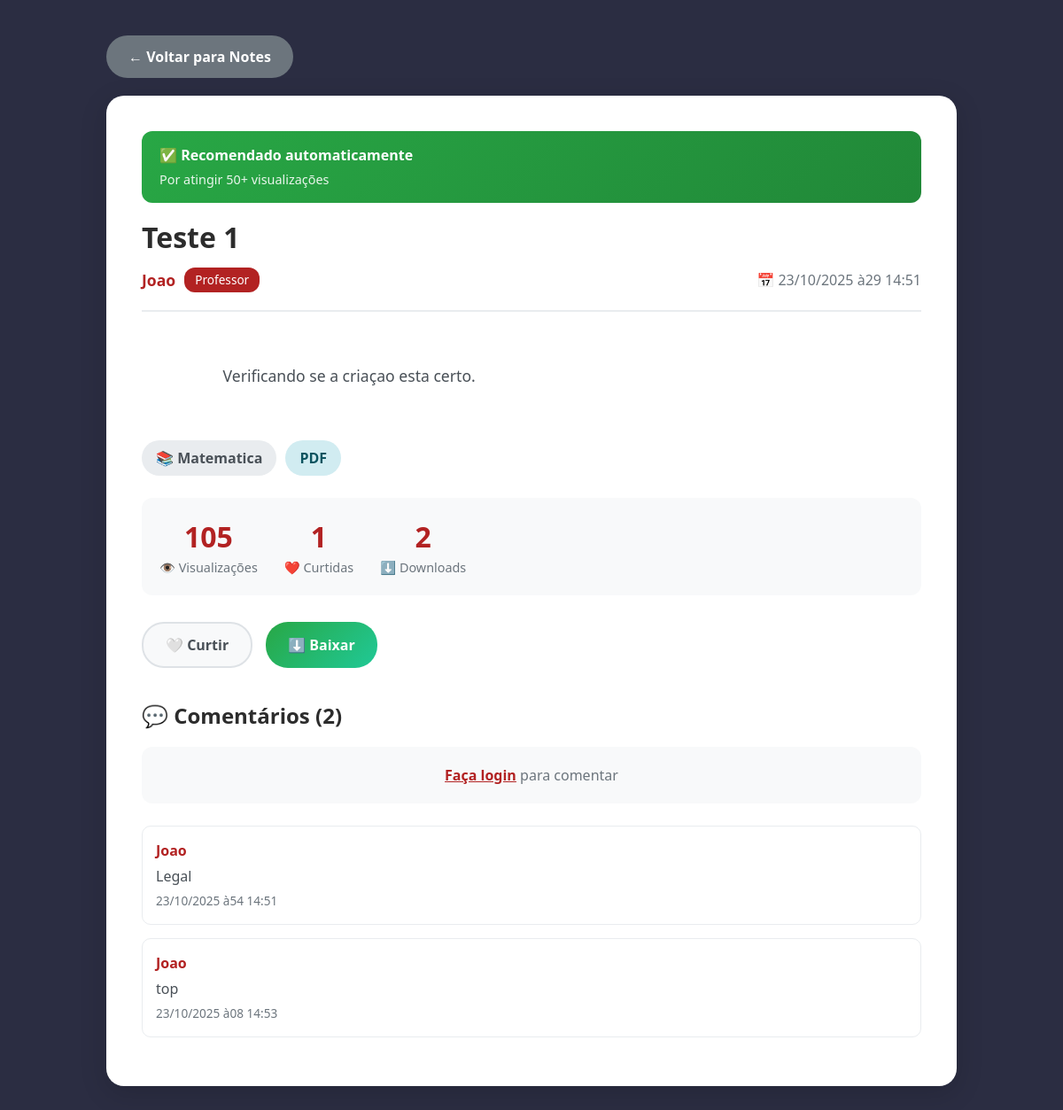
The page /notes/1/ on the database its author committed.
### notes/models.py (models this page shows, shortened)
class Note(models.Model):
    FILE_TYPES = [
        ('DOC', 'Documento Word'),
        ('PDF', 'PDF'),
        ('PPT', 'Apresentação'),
        ('LINK', 'Link Externo'),
    ]
    author = models.ForeignKey(User, on_delete=models.CASCADE, related_name='notes', verbose_name='Autor')
    title = models.CharField(max_length=50, verbose_name='Título')  # Limite reduzido para 50
    description = models.TextField(max_length=400, blank=True, verbose_name='Descrição')  # Limite 400
    file_type = models.CharField(max_length=10, choices=FILE_TYPES, verbose_name='Tipo')
    file = models.FileField(
        upload_to='notes_files/',
        null=True,
        blank=True,
        validators=[validate_file_size, validate_file_extension],
        verbose_name='Arquivo'
    )
    link = models.URLField(null=True, blank=True, verbose_name='Link')
    subject = models.CharField(max_length=60, null=True, blank=True, verbose_name='Matéria')
    is_recommended = models.BooleanField(default=False, verbose_name='Recomendado')
    created_at = models.DateTimeField(default=timezone.now, verbose_name='Criado em')
    views = models.PositiveIntegerField(default=0, db_index=True, verbose_name='Visualizações')
    likes = models.PositiveIntegerField(default=0, db_index=True, verbose_name='Curtidas')
    downloads = models.PositiveIntegerField(default=0, db_index=True, verbose_name='Downloads')
    class Meta:
        ordering = ['-is_recommended', '-likes', '-views', '-downloads', '-created_at']
        verbose_name = 'Note'
        verbose_name_plural = 'Notes'
        indexes = [
            models.Index(fields=['-likes', '-views']),
            models.Index(fields=['subject']),
            models.Index(fields=['-created_at']),
        ]

class Comment(models.Model):
    note = models.ForeignKey(Note, on_delete=models.CASCADE, related_name='comments', verbose_name='Note')
    author = models.ForeignKey(User, on_delete=models.CASCADE, verbose_name='Autor')
    text = models.CharField(max_length=400, verbose_name='Comentário')
    created_at = models.DateTimeField(auto_now_add=True, verbose_name='Criado em')
    class Meta:
        ordering = ['created_at']
        verbose_name = 'Comentário'
        verbose_name_plural = 'Comentários'

### accounts/models.py (models this page shows, shortened)
class User(AbstractUser):
    USER_TYPE_CHOICES = (
        ('admin', 'Administrador'),
        ('professor', 'Professor'),
        ('estudante', 'Estudante'),
    )
    user_type = models.CharField(
        max_length=20,
        choices=USER_TYPE_CHOICES,
        default='estudante',
        verbose_name='Tipo de Usuário'
    )
    matricula = models.CharField(max_length=20, blank=True, null=True, verbose_name='Matrícula')
    telefone = models.CharField(max_length=15, blank=True, null=True, verbose_name='Telefone')
    class Meta:
        verbose_name = 'Usuário'
        verbose_name_plural = 'Usuários'

### notes/views.py (the view, shortened to what this page needs)
# urls.py: path('<int:pk>/', views.note_detail, name='detail'),
def note_detail(request, pk):
    note = get_object_or_404(Note.objects.select_related('author'), pk=pk)
    if request.user.is_authenticated:
        view_created = NoteView.objects.get_or_create(note=note, user=request.user)
        if view_created[1]:  # [1] é o boolean 'created'
            Note.objects.filter(pk=pk).update(views=F('views') + 1)
            note.refresh_from_db(fields=['views'])
    user_liked = False
    if request.user.is_authenticated:
        user_liked = NoteLike.objects.filter(note=note, user=request.user).exists()
    recommendations = NoteRecommendation.objects.filter(note=note).select_related('teacher')
    primary_recommendation = None
    other_recommendations_count = 0
    auto_recommend_reason = None
    if note.is_recommended and not recommendations.exists():
        if note.downloads >= 20:
            auto_recommend_reason = "downloads"
        elif note.likes >= 40:
            auto_recommend_reason = "likes"
        elif note.views >= 50:
            auto_recommend_reason = "views"
    is_author_teacher = note.author.user_type == 'professor' or note.author.is_staff
    can_recommend = request.user.is_authenticated and (request.user.user_type == 'professor' or request.user.is_staff)
    user_has_recommended = False
    if can_recommend:
        user_has_recommended = NoteRecommendation.objects.filter(note=note, teacher=request.user).exists()
    comments = note.comments.select_related('author').all()
    context = {
        'note': note,
        'comments': comments,
        'user_liked': user_liked,
        'is_author_teacher': is_author_teacher,
        'can_recommend': can_recommend,
        'user_has_recommended': user_has_recommended,
        'primary_recommendation': primary_recommendation,
        'other_recommendations_count': other_recommendations_count,
        'all_recommendations': recommendations,
        'auto_recommend_reason': auto_recommend_reason,
    }
    return render(request, 'notes/note_detail.html', context)

### notes/templates/notes/note_detail.html (shortened to what this page needs)
<!DOCTYPE html>
<html lang="pt-br">
<head>
    {% load static %}
    <link href="https://cdn.jsdelivr.net/npm/bootstrap@5.3.0/dist/css/bootstrap.min.css" rel="stylesheet">
</head>
<body>
    <div class="container">
        <a href="{% url 'notes:list' %}" class="btn-back">← Voltar para Notes</a>
        <div class="note-detail-card">
            {% if note.is_recommended %}
                {% if primary_recommendation %}
                    <div class="recommendation-banner">
                        <div>
                            <div class="recommendation-text">
                                ⭐ Recomendado por {{ primary_recommendation.teacher.username }}
                            </div>
                            {% if other_recommendations_count > 0 %}
                                <div class="recommendation-details">
                                    +{{ other_recommendations_count }} outro(s) professor(es)
                                </div>
                            {% endif %}
                        </div>
                        {% if other_recommendations_count > 0 %}
                            <button class="btn-view-all-recs" data-bs-toggle="modal" data-bs-target="#recommendationsModal">
                                Ver Todos
                            </button>
                        {% endif %}
                    </div>
                {% elif auto_recommend_reason %}
                    <div class="recommendation-banner auto">
                        <div>
                            <div class="recommendation-text">
                                ✅ Recomendado automaticamente
                            </div>
                            <div class="recommendation-details">
                                {% if auto_recommend_reason == 'downloads' %}
                                    Por atingir 20+ downloads
                                {% elif auto_recommend_reason == 'likes' %}
                                    Por atingir 40+ curtidas
                                {% elif auto_recommend_reason == 'views' %}
                                    Por atingir 50+ visualizações
                                {% endif %}
                            </div>
                        </div>
                    </div>
                {% endif %}
            {% endif %}
            <div class="note-header">
                <h1 class="note-title">{{ note.title }}</h1>
                <div class="note-meta">
                    <div class="author-info">
                        <span class="author-name">{{ note.author.username }}</span>
                        {% if is_author_teacher %}
                            <span class="badge-professor">Professor</span>
                        {% endif %}
                    </div>
                    <div style="color: #6c757d;">
                        📅 {{ note.created_at|date:"d/m/Y às H:i" }}
                    </div>
                </div>
            </div>
            {% if note.description %}
                <div class="note-description">
                    {{ note.description }}
                </div>
            {% endif %}
            <div class="note-badges">
                {% if note.subject %}
                    <span class="badge-subject">📚 {{ note.subject }}</span>
                {% endif %}
                <span class="badge-type">{{ note.get_file_type_display }}</span>
            </div>
            <div class="metrics">
                <div class="metric-item">
                    <div class="metric-number">{{ note.views }}</div>
                    <div class="metric-label">👁️ Visualizações</div>
                </div>
                <div class="metric-item">
                    <div class="metric-number" id="likesCount">{{ note.likes }}</div>
                    <div class="metric-label">❤️ Curtidas</div>
                </div>
                <div class="metric-item">
                    <div class="metric-number">{{ note.downloads }}</div>
                    <div class="metric-label">⬇️ Downloads</div>
                </div>
            </div>
            <div class="action-buttons">
                {% if user.is_authenticated %}
                    <button class="btn-action btn-like {% if user_liked %}liked{% endif %}" id="likeBtn" onclick="toggleLike()">
                        <span id="likeIcon">{% if user_liked %}❤️{% else %}🤍{% endif %}</span>
                        <span id="likeText">{% if user_liked %}Descurtir{% else %}Curtir{% endif %}</span>
                    </button>
                    {% if note.file %}
                        <a href="{% url 'notes:download' note.pk %}" class="btn-action btn-download">
                            ⬇️ Baixar Arquivo
                        </a>
                    {% elif note.link %}
                        <a href="{{ note.link }}" target="_blank" class="btn-action btn-download">
                            🔗 Acessar Link
                        </a>
                    {% endif %}
                    {% if can_recommend %}
                        <button class="btn-action btn-recommend {% if user_has_recommended %}active{% endif %}"
                                id="recommendBtn" onclick="toggleRecommend()">
                            <span id="recommendIcon">{% if user_has_recommended %}✅{% else %}⭐{% endif %}</span>
                            <span id="recommendText">{% if user_has_recommended %}Remover Recomendação{% else %}Recomendar{% endif %}</span>
                        </button>
                    {% endif %}
                {% else %}
                    <button class="btn-action btn-like" data-bs-toggle="modal" data-bs-target="#loginRequiredModal">
                        🤍 Curtir
                    </button>
                    <button class="btn-action btn-download" data-bs-toggle="modal" data-bs-target="#loginRequiredModal">
                        ⬇️ Baixar
                    </button>
                {% endif %}
            </div>
            <div class="comments-section">
                <h2 class="comments-header">💬 Comentários ({{ comments.count }})</h2>
                {% if user.is_authenticated %}
                    <form method="POST" class="comment-form" id="commentForm">
                        {% csrf_token %}
                        <textarea name="text" class="comment-input" rows="3"
                                  placeholder="Escreva seu comentário (máx 400 caracteres)..."
                                  maxlength="400" id="commentInput" required></textarea>
                        <div style="text-align: right; margin-top: 5px;">
                            <small style="color: #6c757d;" id="commentCount">0/400</small>
                        </div>
                        <button type="submit" class="btn-comment">Comentar</button>
                    </form>
                {% else %}
                    <div class="comment-form">
                        <p style="text-align: center; color: #6c757d; margin: 0;">
                            <a href="{% url 'accounts:login' %}" style="color: var(--primary); font-weight: 600;">Faça login</a>
                            para comentar
                        </p>
                    </div>
                {% endif %}
                <div id="commentsList">
                    {% for comment in comments %}
                        <div class="comment-item">
                            <div class="comment-author">{{ comment.author.username }}</div>
                            <div class="comment-text">{{ comment.text }}</div>
                            <div class="comment-date">{{ comment.created_at|date:"d/m/Y às H:i" }}</div>
                        </div>
                    {% empty %}
                        <p style="text-align: center; color: #6c757d; padding: 40px;">
                            Seja o primeiro a comentar! 💬
                        </p>
                    {% endfor %}
                </div>
            </div>
        </div>
    </div>
</body>
</html>

### notes/templates/notes/note_detail.html (style rules this page uses)
:root { --primary: rgb(178, 34, 34); --primary-dark: rgb(222, 30, 53); --background: rgb(43, 45, 66); }
body { font-family: 'Segoe UI', Tahoma, Geneva, Verdana, sans-serif; background: var(--background); min-height: 100vh; color: #2c2c2c; }
.container { max-width: 1000px; margin: 20px auto; padding: 20px; }
.note-detail-card { background: white; border-radius: 20px; padding: 40px; box-shadow: 0 8px 30px rgba(0,0,0,0.15); margin-bottom: 30px; }
.note-header { border-bottom: 2px solid #e9ecef; padding-bottom: 20px; margin-bottom: 25px; }
.note-title { font-size: 2rem; font-weight: 700; color: #2c2c2c; margin-bottom: 15px; }
.note-meta { display: flex; justify-content: space-between; align-items: center; flex-wrap: wrap; gap: 15px; }
.author-info { display: flex; align-items: center; gap: 10px; }
.author-name { font-weight: 600; color: var(--primary); font-size: 1.1rem; }
.badge-professor { background: var(--primary); color: white; padding: 4px 12px; border-radius: 12px; font-size: 0.85rem; }
.recommendation-banner { background: linear-gradient(135deg, #17a2b8 0%, #138496 100%); color: white; padding: 15px 20px; border-radius: 12px; margin-bottom: 20px; display: flex; justify-content: space-between; align-items: center; }
.recommendation-banner.auto { background: linear-gradient(135deg, #28a745 0%, #218838 100%); }
.recommendation-text { font-weight: 600; font-size: 1rem; }
.recommendation-details { font-size: 0.9rem; opacity: 0.9; margin-top: 5px; }
.note-description { font-size: 1.1rem; line-height: 1.8; color: #495057; margin-bottom: 25px; white-space: pre-wrap; word-wrap: break-word; overflow-wrap: break-word; }
.note-badges { display: flex; gap: 10px; margin-bottom: 25px; flex-wrap: wrap; }
.badge-subject { background: #e9ecef; color: #495057; padding: 8px 16px; border-radius: 20px; font-weight: 600; }
.badge-type { background: #d1ecf1; color: #0c5460; padding: 8px 16px; border-radius: 20px; font-weight: 600; }
.action-buttons { display: flex; gap: 15px; margin-bottom: 30px; flex-wrap: wrap; }
.btn-action { padding: 12px 25px; border-radius: 25px; border: none; font-weight: 600; cursor: pointer; transition: all 0.3s ease; display: flex; align-items: center; gap: 8px; }
.btn-like { background: #f8f9fa; color: #495057; border: 2px solid #dee2e6; }
.btn-download { background: linear-gradient(135deg, #28a745 0%, #20c997 100%); color: white; }
.metrics { display: flex; gap: 30px; padding: 20px; background: #f8f9fa; border-radius: 12px; margin-bottom: 30px; }
.metric-item { text-align: center; }
.metric-number { font-size: 2rem; font-weight: 700; color: var(--primary); }
.metric-label { font-size: 0.9rem; color: #6c757d; }
.comments-section { margin-top: 40px; }
.comments-header { font-size: 1.5rem; font-weight: 700; margin-bottom: 20px; }
.comment-form { background: #f8f9fa; padding: 20px; border-radius: 12px; margin-bottom: 25px; }
.comment-item { background: white; border: 1px solid #e9ecef; padding: 15px; border-radius: 10px; margin-bottom: 15px; }
.comment-author { font-weight: 600; color: var(--primary); margin-bottom: 5px; }
.comment-text { color: #495057; line-height: 1.6; }
.comment-date { font-size: 0.85rem; color: #6c757d; margin-top: 5px; }
.btn-back { background: #6c757d; color: white; padding: 12px 25px; border-radius: 25px; text-decoration: none; display: inline-block; font-weight: 600; margin-bottom: 20px; }

### rows shown on the page
Note: title "Teste 1", author.username "Joao", created_at "23/10/2025 à29 14:51", description "Verificando se a criaçao esta certo.", subject "Matematica", file_type "PDF", views "105", likes "1", downloads "2"
Comment: author.username "Joao", text "Legal", created_at "23/10/2025 à54 14:51"
Comment: author.username "Joao", text "top", created_at "23/10/2025 à08 14:53"

### other values the page prints
{{ comments.count }} "2"
